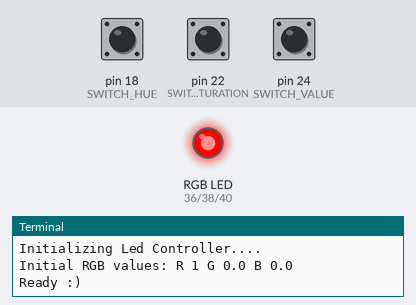
Simulated run of this program. Board: Raspberry Pi (header pin numbers). Parts: an RGB LED mixed from three pins (HIGH = lit), the last lines printed to the terminal. The test bench sets the inputs (shaded band); at power-on: pin 18 (SWITCH_HUE) LOW, pin 22 (SWITCH_SATURATION) LOW, pin 24 (SWITCH_VALUE) LOW. Dim RGB values are drawn brighter than linear; the clock reads 2024-03-15 10:24:30 at power-on unless the program sets it.

Above: at 1.2 s.
1.3 s: pin 18 (SWITCH_HUE) pulled HIGH for 0.15 s
At 2.6 s:
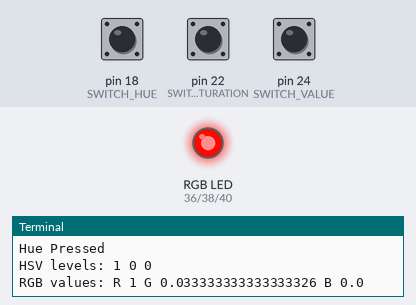
2.9 s: pin 22 (SWITCH_SATURATION) pulled HIGH for 0.15 s
At 4.0 s:
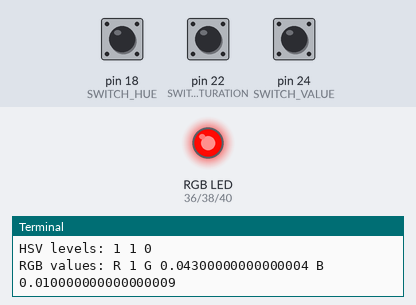
4.5 s: pin 24 (SWITCH_VALUE) pulled HIGH for 0.15 s
At 5.2 s:
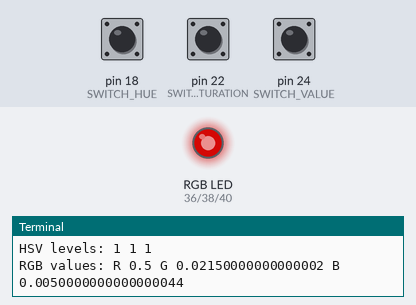
6.1 s: pin 18 (SWITCH_HUE) pulled HIGH for 1 s
At 7.7 s:
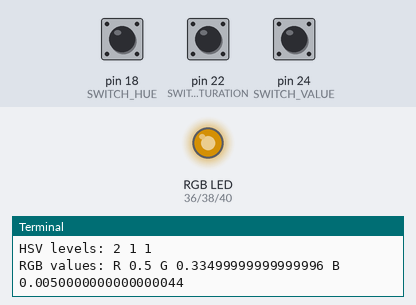
8.6 s: pin 18 (SWITCH_HUE) pulled HIGH for 0.15 s
At 9.5 s:
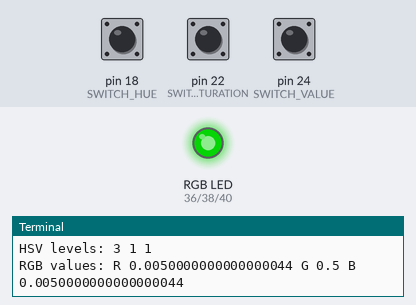
10.2 s: pin 24 (SWITCH_VALUE) pulled HIGH for 1 s
At 12.0 s:
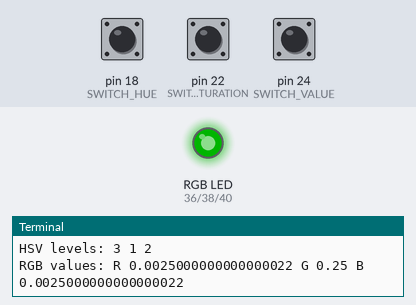
Timing chart, 0 to 13.5 s (numbered marks = the images above; inputs shaded):
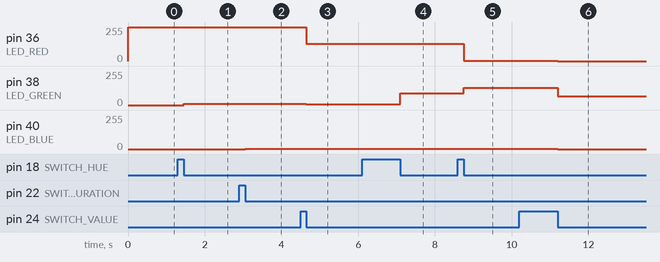

The program:

main.py
```python
#!/usr/bin/python3

from RPi import GPIO
from time import sleep
from utils import hsv_to_rgb
from datetime import datetime
import atexit

LED_BLUE = 40
LED_GREEN = 38
LED_RED = 36

SWITCH_RESET = 26
SWITCH_VALUE = 24
SWITCH_SATURATION = 22
SWITCH_HUE = 18

HUE_VALUES = [0, 2, 40, 120, 165, 240, 300]
SATURATION_VALUES = [1, 0.99, 0.875, 0.35, 0]
VALUE_VALUES = [1, 0.5, 0.25, 0.125, 0.01, 0]


class LedController:
    def __init__(self):
        print("Initializing Led Controller....")
        self.isRunning = True
        self.__hueLevel = 0
        self.__saturationLevel = 0
        self.__valueLevel = 0
        self.__lastResetPress = datetime.now()

        GPIO.setmode(GPIO.BOARD)
        GPIO.setup(SWITCH_RESET, GPIO.IN, pull_up_down=GPIO.PUD_DOWN)
        GPIO.setup(SWITCH_VALUE, GPIO.IN, pull_up_down=GPIO.PUD_DOWN)
        GPIO.setup(SWITCH_HUE, GPIO.IN, pull_up_down=GPIO.PUD_DOWN)
        GPIO.setup(SWITCH_SATURATION, GPIO.IN, pull_up_down=GPIO.PUD_DOWN)
        GPIO.setup(LED_BLUE, GPIO.OUT)
        GPIO.setup(LED_GREEN, GPIO.OUT)
        GPIO.setup(LED_RED, GPIO.OUT)

        self.__rPwmAgent = GPIO.PWM(LED_RED, 2000)
        self.__gPwmAgent = GPIO.PWM(LED_GREEN, 2000)
        self.__bPwmAgent = GPIO.PWM(LED_BLUE, 2000)

        GPIO.add_event_detect(
            SWITCH_RESET,
            GPIO.FALLING,
            callback=self.onResetPressed,
            bouncetime=300
        )
        GPIO.add_event_detect(
            SWITCH_VALUE,
            GPIO.FALLING,
            callback=self.onValuePressed,
            bouncetime=300
        )
        GPIO.add_event_detect(
            SWITCH_SATURATION,
            GPIO.FALLING,
            callback=self.onSaturationPressed,
            bouncetime=300
        )
        GPIO.add_event_detect(
            SWITCH_HUE,
            GPIO.FALLING,
            callback=self.onHuePressed,
            bouncetime=300
        )

        rgbValues = self.getRgbValues()

        print(
            f"Initial RGB values: R {rgbValues[0]} G {rgbValues[1]} B {rgbValues[2]}")

        self.__rPwmAgent.start(round(rgbValues[0] * 100))
        self.__gPwmAgent.start(round(rgbValues[1] * 100))
        self.__bPwmAgent.start(round(rgbValues[2] * 100))

        print("Ready :)")

    def getRgbValues(self):
        return hsv_to_rgb(
            HUE_VALUES[self.__hueLevel] / 360,
            SATURATION_VALUES[self.__saturationLevel],
            VALUE_VALUES[self.__valueLevel],
        )

    def setLeds(self):
        rgbValues = self.getRgbValues()

        print(
            f"HSV levels: {self.__hueLevel} {self.__saturationLevel} {self.__valueLevel}")
        print(
            f"RGB values: R {rgbValues[0]} G {rgbValues[1]} B {rgbValues[2]}")

        self.__rPwmAgent.ChangeDutyCycle(round(rgbValues[0] * 100))
        self.__gPwmAgent.ChangeDutyCycle(round(rgbValues[1] * 100))
        self.__bPwmAgent.ChangeDutyCycle(round(rgbValues[2] * 100))

    def onResetPressed(self, channel):
        print("Reset")
        pressedAt = datetime.now()

        if (pressedAt - self.__lastResetPress).seconds < 2:
            self.isRunning = False

        self.__hueLevel = 0
        self.__saturationLevel = 0
        self.__valueLevel = 0
        self.setLeds()
        self.__lastResetPress = pressedAt

    def onHuePressed(self, channel):
        print("Hue Pressed")
        self.__hueLevel = (self.__hueLevel + 1) % len(HUE_VALUES)
        self.setLeds()

    def onSaturationPressed(self, channel):
        print("Saturation Pressed")
        self.__saturationLevel = (self.__saturationLevel + 1) % len(
            SATURATION_VALUES)
        self.setLeds()

    def onValuePressed(self, channel):
        print("Value Pressed")
        self.__valueLevel = (self.__valueLevel + 1) % len(VALUE_VALUES)
        self.setLeds()


def exitHandler():
    print("Cleaning up GPIO configuration.")
    GPIO.cleanup()


def start():
    atexit.register(exitHandler)
    print("starting...")
    controller = LedController()
    while controller.isRunning:
        sleep(0.1)


start()
```

utils.py
```python
def hsv_to_rgb(h, s, v):
    if s:
        if h == 1.0:
            h = 0.0
        i = int(h * 6.0)
        f = h * 6.0 - i

        w = v * (1.0 - s)
        q = v * (1.0 - s * f)
        t = v * (1.0 - s * (1.0 - f))

        if i == 0:
            return (v, t, w)
        if i == 1:
            return (q, v, w)
        if i == 2:
            return (w, v, t)
        if i == 3:
            return (w, q, v)
        if i == 4:
            return (t, w, v)
        if i == 5:
            return (v, w, q)

    return (v, v, v)
```

Measured:
- after the input at 1.3 s, pin 38 (LED_GREEN): 0/255 → 8/255 after 0.15 s
- after the input at 2.9 s, pin 38 (LED_GREEN): 8/255 → 10/255 after 0.15 s; pin 40 (LED_BLUE): 0/255 → 3/255 after 0.15 s
- after the input at 4.5 s, pin 36 (LED_RED): 255/255 → 128/255 after 0.15 s; pin 38 (LED_GREEN): 10/255 → 5/255 after 0.15 s
- after the input at 6.1 s, pin 38 (LED_GREEN): 5/255 → 87/255 after 1.0 s
- after the input at 8.6 s, pin 36 (LED_RED): 128/255 → 3/255 after 0.15 s; pin 38 (LED_GREEN): 87/255 → 128/255 after 0.15 s
- after the input at 10.2 s, pin 36 (LED_RED), pin 40 (LED_BLUE): 3/255 → 0/255 after 1.0 s; pin 38 (LED_GREEN): 128/255 → 64/255 after 1.0 s
